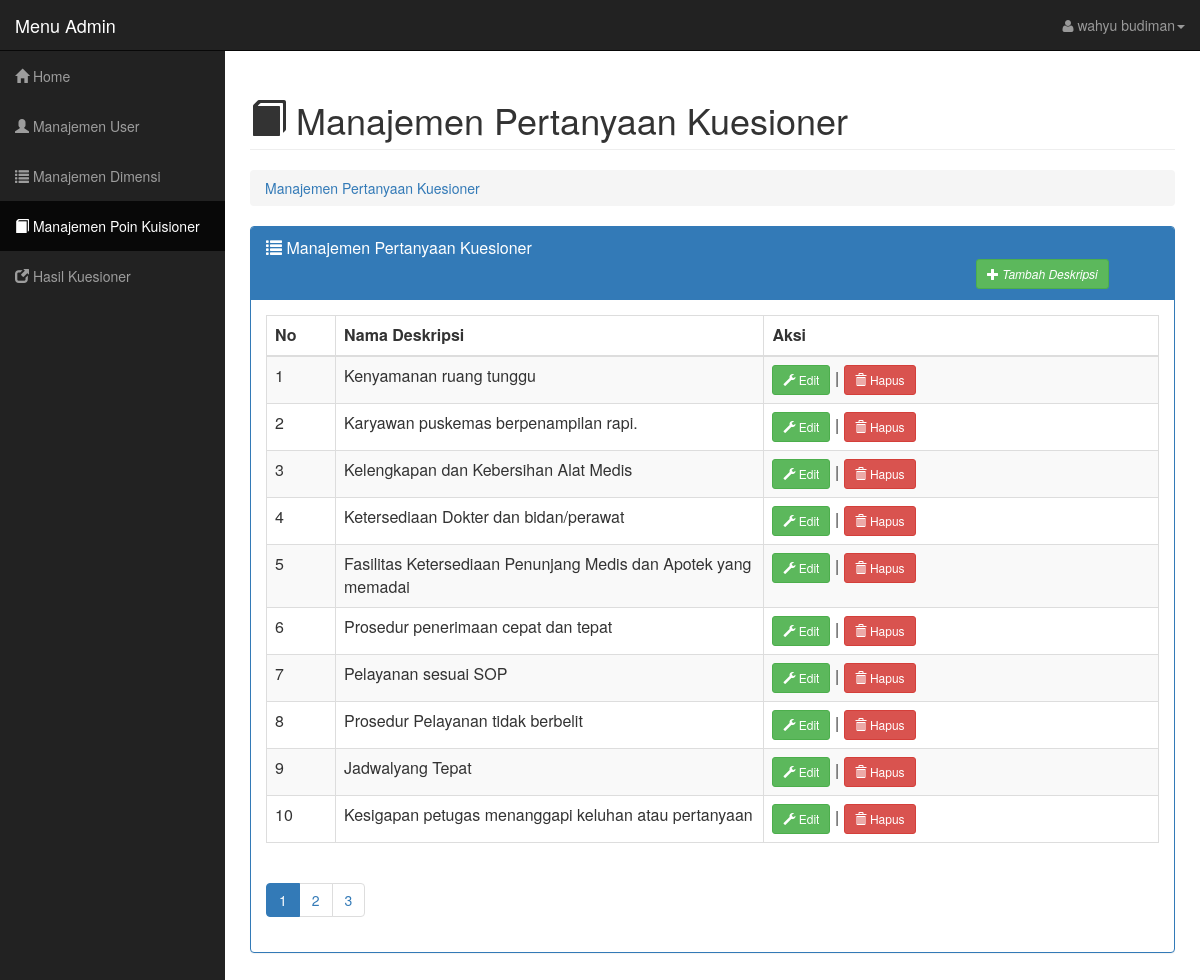
The page /adminweb/master.php?module=description (signed in) on the database its author committed.
### tables this page shows
CREATE TABLE `tdeskripsi` (
  `deskripsiID` int(11) NOT NULL,
  `deskripsi` text NOT NULL,
  `groupId` int(11) NOT NULL,
  `tgl_dibuat` datetime NOT NULL,
  `adminID` int(11) NOT NULL,
  `tgl_modifikasi` datetime NOT NULL,
  `admin_modifikasi` int(11) NOT NULL
);

### adminweb/modul/mod_deskripsi/deskripsi.php (the view, shortened to what this page needs)
<?php
$aksi = "modul/mod_deskripsi/aksi_deskripsi.php";
switch ($_GET['act']) {
	default:
?>
		<div class="row">
			<div class="col-lg-12">
				<h1 class="page-header">
					<i class="glyphicon glyphicon-book"></i> Manajemen Pertanyaan Kuesioner
				</h1>
				<ol class="breadcrumb">
					<li class="active">
						<a href="master.php?module=description">Manajemen Pertanyaan Kuesioner</a>
					</li>
				</ol>
			</div>
		</div>
		<div class="panel panel-primary">
			<div class="panel-heading">
				<div class="panel-title"><span class="glyphicon glyphicon-list"></span> Manajemen Pertanyaan Kuesioner <i style="margin-left:710px;"><?php if ($_SESSION['level'] == "Super") { ?><button class="btn btn-success btn-sm " onclick="window.location.href='?module=description&act=tambahpertanyaan'"><span class="glyphicon glyphicon-plus"></span> Tambah Deskripsi </button></i><?php } ?></div>
			</div>
			<div class="panel-body">
				<table id="tablekonten" class="table table-striped table-bordered table-responsive">
					<thead>
						<th width="1%">
							<div id="konten">No</div>
						</th>
						<th width="10%">
							<div id="konten">Nama Deskripsi</div>
						</th>
						<th width="10%">
							<div id="konten">Aksi</div>
						</th>
					</thead>
					<tbody>
						<?php
						$p = new PagingSoal();
						$batas = 10;
						$posisi = $p->cariPosisi($batas);
						$tampil = mysqli_query($koneksi, "SELECT * FROM tdeskripsi ORDER BY groupId ASC LIMIT $posisi, $batas ");
						$no = $posisi + 1;
						while ($data = mysqli_fetch_array($tampil)) {
						?>
							<tr>
								<td>
									<div id="kontentd"><?php echo $no; ?></div>
								</td>
								<td>
									<div id="kontentd"><?php echo $data['deskripsi']; ?></div>
								</td>
								<td>
									<div id="kontentd">
										<?php
										if ($_SESSION['level'] == "Super") {
										?>
											<a href="?module=description&act=editdeskripsi&id=<?php echo $data['deskripsiID']; ?>">
												<button class="btn btn-success btn-sm">
													<span class="glyphicon glyphicon-wrench"></span> Edit
												</button>
											</a>
											|
											<a href="<?php echo $aksi; ?>?module=description&act=hapus&id=<?php echo $data['deskripsiID']; ?>">
												<button class="btn btn-danger btn-sm" onclick="return confirm('Hapus Deskripsi?')">
													<span class="glyphicon glyphicon-trash"></span> Hapus
												</button>
											</a>
										<?php } ?>
									</div>
								</td>
							</tr>
						<?php
							$no++;
						}
						$jmldata = mysqli_num_rows(mysqli_query($koneksi, "SELECT * FROM tdeskripsi"));
						$jmlhalaman  = $p->jumlahHalaman($jmldata, $batas);
						$linkHalaman = $p->navHalaman($_GET['halaman'], $jmlhalaman);
						?>
					</tbody>
				</table>
				<?php echo "<ul class='pagination'> $linkHalaman </ul>"; ?>
			</div>
		</div>
	<?php
		break;
	?>
<?php
}
?>

### css/sb-admin.css (style rules this page uses)
body { margin-top: 100px; background-color: #222; }
@media (min-width:768px) { body { margin-top: 50px; } }

### rows shown on the page
tdeskripsi: deskripsi "Kenyamanan ruang tunggu"
tdeskripsi: deskripsi "Karyawan puskemas berpenampilan rapi."
tdeskripsi: deskripsi "Kelengkapan dan Kebersihan Alat Medis"
tdeskripsi: deskripsi "Ketersediaan Dokter dan bidan/perawat"
tdeskripsi: deskripsi "Fasilitas Ketersediaan Penunjang Medis dan Apotek yang memadai"
tdeskripsi: deskripsi "Prosedur penerimaan cepat dan tepat"
tdeskripsi: deskripsi "Pelayanan sesuai SOP"
tdeskripsi: deskripsi "Prosedur Pelayanan tidak berbelit"
tdeskripsi: deskripsi "Jadwalyang Tepat"
tdeskripsi: deskripsi "Kesigapan petugas menanggapi keluhan atau pertanyaan"

### other values the page prints
$_SESSION['fullname'] "wahyu budiman"
